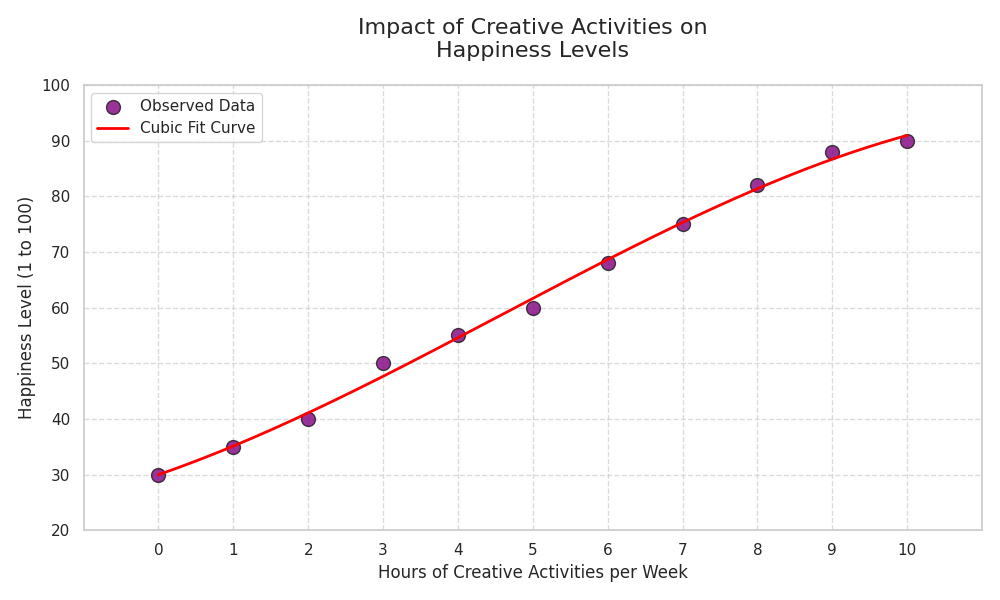

Generate this figure with Python:
import matplotlib.pyplot as plt
import numpy as np
from scipy.optimize import curve_fit

creative_hours = np.array([0, 1, 2, 3, 4, 5, 6, 7, 8, 9, 10])
happiness_levels = np.array([30, 35, 40, 50, 55, 60, 68, 75, 82, 88, 90])

def cubic_fit(x, a, b, c, d):
    return a * x**3 + b * x**2 + c * x + d

cubic_params, _ = curve_fit(cubic_fit, creative_hours, happiness_levels)

hours_range = np.linspace(min(creative_hours), max(creative_hours), 300)
fitting_curve = cubic_fit(hours_range, *cubic_params)

plt.figure(figsize=(10, 6))
plt.scatter(
    creative_hours, happiness_levels,
    color='purple', label='Observed Data',
    alpha=0.8, edgecolors='k', s=100
)
plt.plot(
    hours_range, fitting_curve,
    color='red', linestyle='-', linewidth=2, label='Cubic Fit Curve'
)
plt.title("Impact of Creative Activities on\nHappiness Levels", fontsize=16, pad=20)
plt.xlabel("Hours of Creative Activities per Week", fontsize=12)
plt.ylabel("Happiness Level (1 to 100)", fontsize=12)
plt.legend(loc='upper left')
plt.grid(True, linestyle='--', alpha=0.7)
plt.xlim(min(creative_hours) - 1, max(creative_hours) + 1)
plt.ylim(20, 100)
plt.xticks(np.arange(0, 11, 1))
plt.yticks(np.arange(20, 101, 10))
plt.tight_layout()
plt.show()
